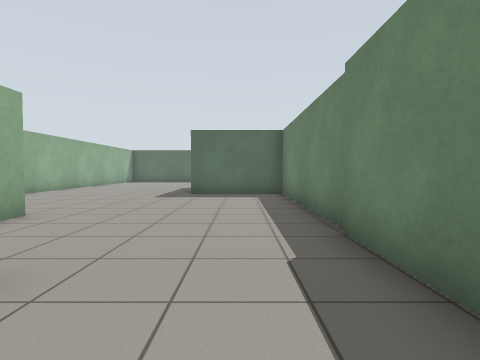
view 1 (above)

17 first-person views from a walk through a robot-simulator world made for Gazebo. The camera is 0.94 m above the floor, tilts 2° down and sees 80° across. The floor is counted in squares, 1 m on a side. Each view is taken from the middle of a square. On the plan, view 1 faces up. The plan holds only what a view shows up to about 11 squares ahead; the rest is blank.

view 2
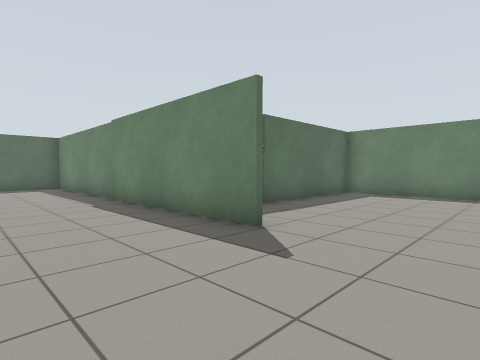

view 3
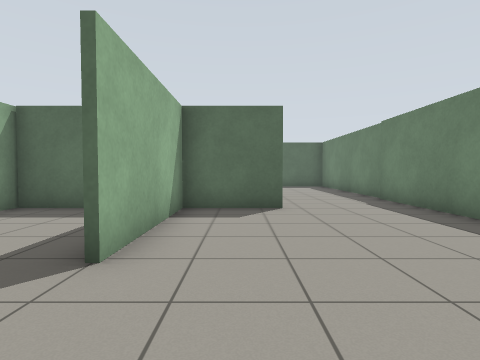

view 4
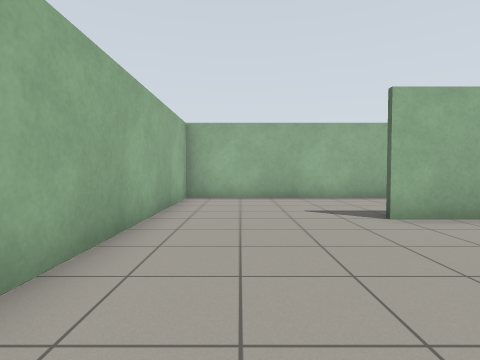

view 5
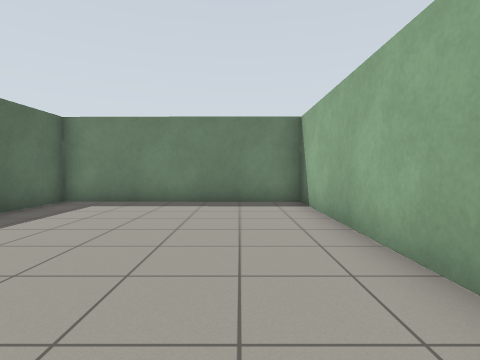

view 6
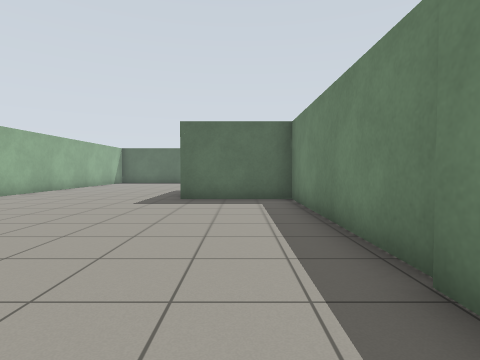

view 7
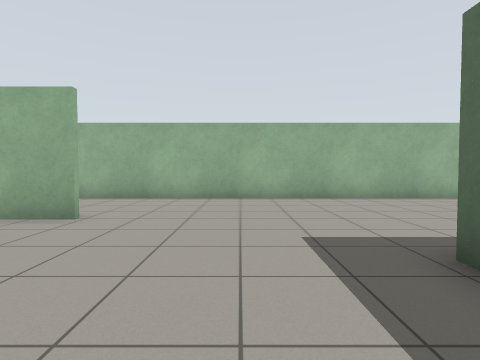

view 8
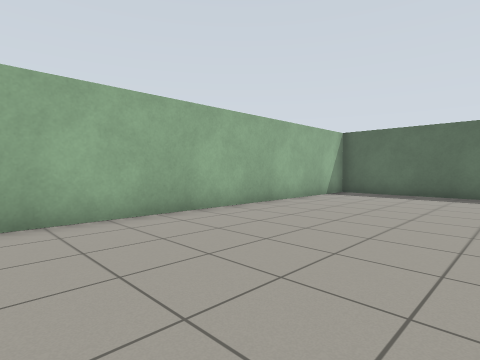

view 9
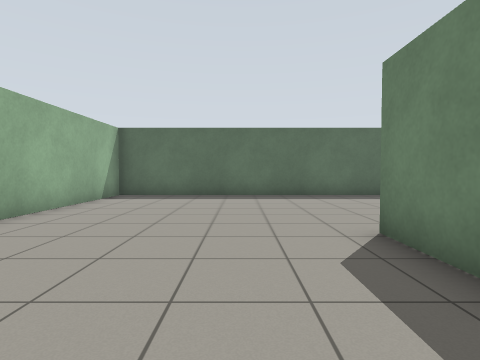

view 10
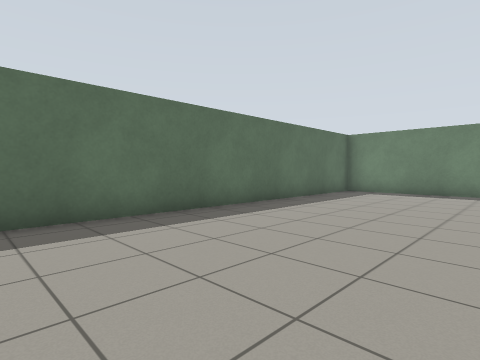

view 11
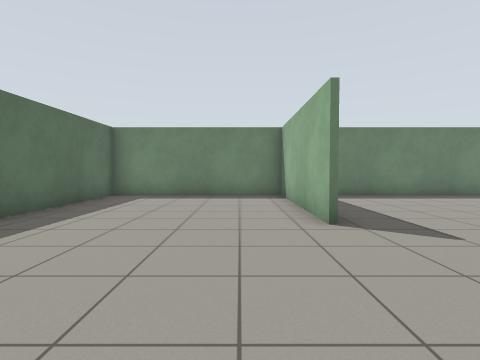

view 12
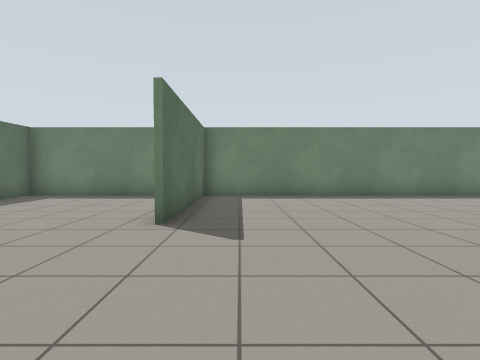

view 13
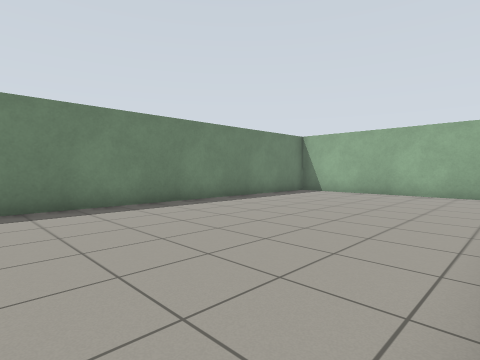

view 14
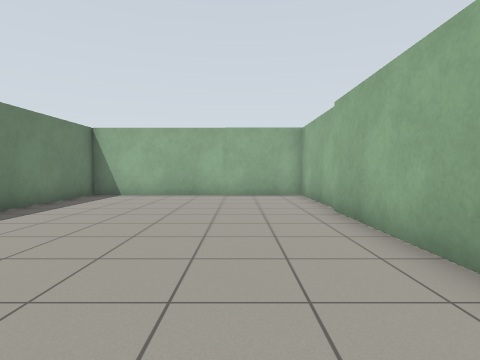

view 15
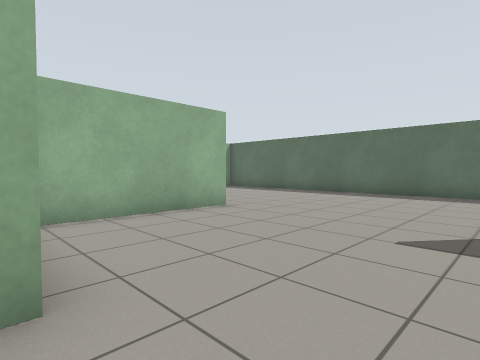

view 16
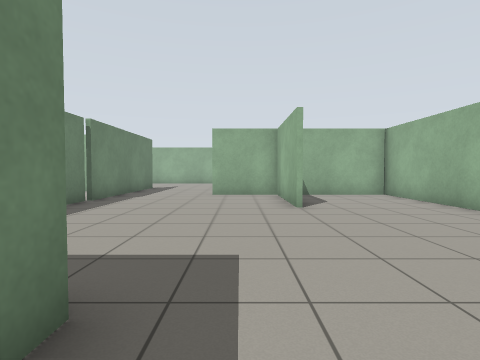

view 17
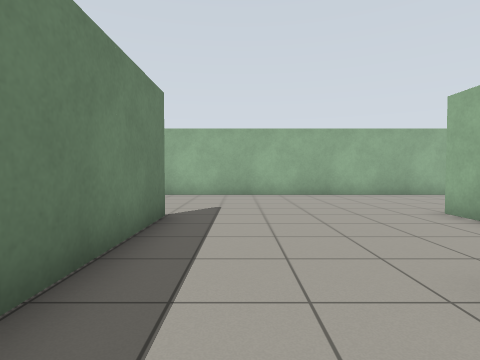

### Floor plan
Points are (right, up) in squares from view 1. A wall is a line through its corners. A room is listed if a view was taken in it or the views show most of it. See-through windows are left out.
Room 1 (views 1, 2, 3, 4, 5, 6, 7, 8, 9, 10, 11, 12, 13, 14, 15, 16, 17)
walls: (1.8, 8.5) (1.8, 4.4); (1.8, 4) (1.8, 0.4) (9.5, 0.4); (-4.4, 5.9) (-4.4, -2.2); (-1.9, 2) (-4.5, 2); (-1.9, 14.4) (-1.9, 16.2); (-4.5, 2.2) (-1.9, 2.2); (-1.8, 16.2) (-1.8, 12); (3.9, 16.5) (9.5, 16.5); (-6.7, 2) (-8.5, 2); (1.5, -1.9) (1.5, 11.2) (-1.9, 11.2) (-1.9, 11.8); (-8.5, 2.2) (-5.4, 2.2); (9.5, 0.2) (4.1, 0.2); (9.6, 16.3) (3.9, 16.3); (-8.5, 0) (-8.5, -6.8) (9.5, -6.8) (9.5, 22.7) (-8.5, 22.7) (-8.5, 1.5)

Positions as (right, up) in squares from view 1, and headings:
1: (0, 0), facing up
2: (-2, -5), facing up-right
3: (-3, -5), facing up
4: (1, -5), facing left
5: (1, -5), facing right
6: (0, 2), facing up
7: (1, 9), facing left
8: (-3, 11), facing up-left
9: (-4, 12), facing up
10: (-3, 17), facing up-right
11: (-1, 18), facing right
12: (-1, 15), facing right
13: (2, 12), facing down-right
14: (4, 11), facing down
15: (4, 11), facing up-left
16: (-3, 13), facing down
17: (0, 4), facing down
